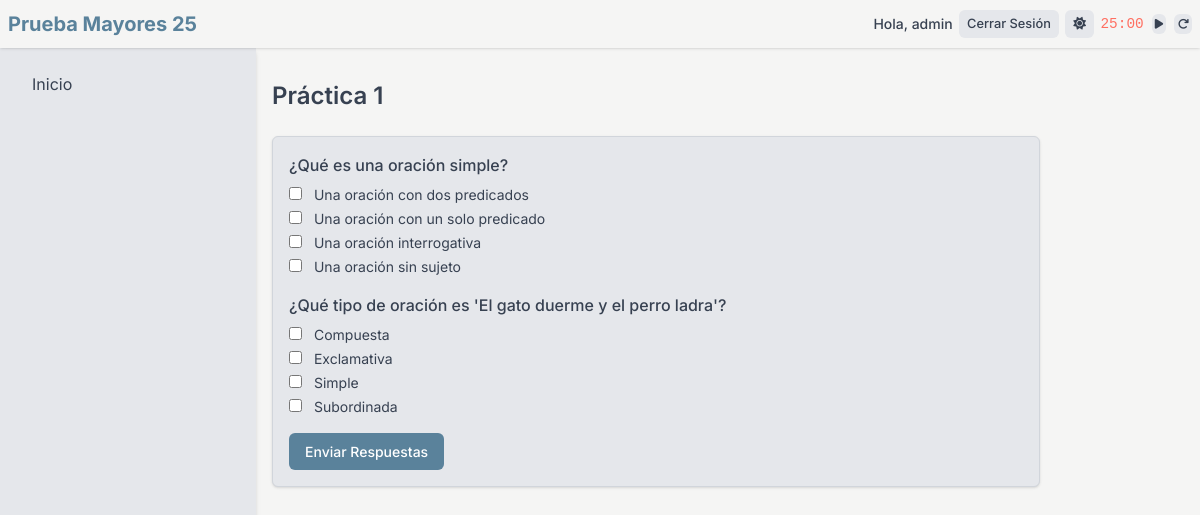
Screenshot of /examen/1 (signed in) with the database file from the repository.
### tables this page shows
CREATE TABLE usuarios (
                id INTEGER PRIMARY KEY AUTOINCREMENT,
                username TEXT NOT NULL UNIQUE,
                password TEXT NOT NULL
            );

CREATE TABLE examenes (
                id INTEGER PRIMARY KEY AUTOINCREMENT,
                asignatura_id INTEGER,
                nombre TEXT NOT NULL,
                UNIQUE(asignatura_id, nombre),
                FOREIGN KEY (asignatura_id) REFERENCES asignaturas(id)
            );

CREATE TABLE preguntas (
                id INTEGER PRIMARY KEY AUTOINCREMENT,
                examen_id INTEGER,
                texto TEXT NOT NULL,
                UNIQUE(examen_id, texto),
                FOREIGN KEY (examen_id) REFERENCES examenes(id)
            );

CREATE TABLE opciones (
                id INTEGER PRIMARY KEY AUTOINCREMENT,
                pregunta_id INTEGER,
                texto TEXT NOT NULL,
                es_correcta INTEGER NOT NULL DEFAULT 0,
                UNIQUE(pregunta_id, texto),
                FOREIGN KEY (pregunta_id) REFERENCES preguntas(id)
            );

### app.py (the view, shortened to what this page needs)
@app.route("/examen/<int:examen_id>", methods=["GET", "POST"])
@login_required
def mostrar_examen(examen_id):
    with closing(get_db_connection()) as conn:
        examen_row = conn.execute(
            "SELECT id, nombre, asignatura_id FROM examenes WHERE id = ?", (examen_id,)
        ).fetchone()
        if not examen_row:
            return redirect(url_for("index"))
        examen = dict(examen_row)
        preguntas = [
            dict(row)
            for row in conn.execute(
                "SELECT id, texto FROM preguntas WHERE examen_id = ?", (examen_id,)
            ).fetchall()
        ]
        for pregunta in preguntas:
            pregunta["opciones"] = [
                dict(row)
                for row in conn.execute(
                    "SELECT id, texto, es_correcta FROM opciones WHERE pregunta_id = ?",
                    (pregunta["id"],),
                ).fetchall()
            ]
        examen["preguntas"] = preguntas
        intentos = [
            dict(row)
            for row in conn.execute(
                """
                SELECT id, porcentaje_acierto, respuestas_correctas, respuestas_incorrectas,
                fecha FROM intentos_examen
                WHERE usuario_id = ? AND examen_id = ?
                ORDER BY fecha DESC
                """,
                (current_user.id, examen_id),
            ).fetchall()
        ]
        return render_template(
            "examen.html",
            examen=examen,
            intentos=fetch_intentos(examen_id),
            navbar_data=get_navbar_data(),
        )

### app.py (called while the page is built)
@login_manager.user_loader
def load_user(user_id):
    with closing(get_db_connection()) as conn:
        user = conn.execute(
            "SELECT id, username FROM usuarios WHERE id = ?", (user_id,)
        ).fetchone()
        return User(user["id"], user["username"]) if user else None

def get_navbar_data():
    return {
        "is_authenticated": current_user.is_authenticated,
        "username": current_user.username if current_user.is_authenticated else None,
        "dark_mode": session.get("dark_mode", False),
    }

def fetch_intentos(examen_id):
    with closing(get_db_connection()) as conn:
        intentos = [
            dict(row)
            for row in conn.execute(
                """
                SELECT id, porcentaje_acierto, respuestas_correctas, respuestas_incorrectas, fecha
                FROM intentos_examen
                WHERE usuario_id = ? AND examen_id = ?
                ORDER BY fecha DESC
                """,
                (current_user.id, examen_id),
            ).fetchall()
        ]
    return intentos

### init_db.py (called while the page is built)
def get_db_connection():
    db_path = os.path.join(current_app.root_path, "instance", "database.db")
    conn = sqlite3.connect(db_path, check_same_thread=False)
    conn.row_factory = sqlite3.Row
    return conn

### templates/examen.html (shortened to what this page needs)
<!DOCTYPE html>
<html lang="es" data-theme="{{ 'dark' if navbar_data.dark_mode else 'light' }}">
<head>
    <link rel="stylesheet" href="https://cdnjs.cloudflare.com/ajax/libs/font-awesome/6.5.1/css/all.min.css">
    <script src="https://cdn.tailwindcss.com"></script>
    <link rel="stylesheet" href="{{ url_for('static', filename='css/style.css') }}">
</head>
<body>
    {% include '_navbar.html' %}
    {% include '_sidebar.html' %}
    <main class="content">
        <h1 class="text-2xl font-semibold mb-6">{{ examen['nombre'] }}</h1>
        {% if resultado %}
        <div id="examen-resultados" class="card mb-6 max-w-3xl">
            <h2 class="text-lg font-semibold mb-3">Resultados</h2>
            <p class="text-sm mb-3">Porcentaje de acierto: {{ "%.2f"|format(porcentaje_acierto) }}%</p>
            {% for res in resultado %}
            <div class="mb-4">
                <p class="font-medium mb-1">{{ res['texto'] }}</p>
                <p class="text-sm mb-1">Aciertos: {{ res['aciertos'] }} de {{ res['total_correctas'] }}</p>
                <ul class="text-sm space-y-1">
                    {% for opcion in res['opciones'] %}
                    <li
                        class="{% if opcion['id'] in res['correctas'] and opcion['id'] in res['seleccionadas'] %}text-green-600 dark:text-green-400{% elif opcion['id'] in res['correctas'] %}text-blue-600 dark:text-blue-400{% elif opcion['id'] in res['seleccionadas'] %}text-red-600 dark:text-red-400{% endif %}">
                        {{ opcion['texto'] }}
                        {% if opcion['id'] in res['seleccionadas'] %}(Seleccionada){% endif %}
                        {% if opcion['id'] in res['correctas'] %}(Correcta){% endif %}
                    </li>
                    {% endfor %}
                </ul>
            </div>
            {% endfor %}
            <div class="flex space-x-4 mt-4">
                <button class="btn btn-primary export-examen-pdf"><i class="fas fa-file-pdf mr-2"></i> Exportar a
                    PDF</button>
                <a href="{{ url_for('mostrar_examen', examen_id=examen['id']) }}" class="btn btn-primary"><i
                        class="fas fa-redo mr-2"></i> Reintentar</a>
            </div>
        </div>
        {% else %}
        <form method="POST" id="examen-form" class="card max-w-3xl">
            {% for pregunta in examen['preguntas'] %}
            <div class="mb-4">
                <p class="font-medium mb-2">{{ pregunta['texto'] }}</p>
                {% for opcion in pregunta['opciones'] %}
                <label class="block text-sm mb-1">
                    <input type="checkbox" name="pregunta_{{ pregunta['id'] }}" value="{{ opcion['id'] }}" class="mr-2">
                    {{ opcion['texto'] }}
                </label>
                {% endfor %}
            </div>
            {% endfor %}
            <button type="submit" class="btn btn-primary">Enviar Respuestas</button>
        </form>
        {% endif %}
    </main>
</body>
</html>

### templates/_navbar.html (shortened to what this page needs)
<nav class="navbar">
    <div class="navbar-container">
        <a href="{{ url_for('index') }}" class="navbar-brand">Prueba Mayores 25</a>
        <div class="navbar-menu">
            {% if navbar_data.is_authenticated %}
            <span class="text-sm font-medium">Hola, {{ navbar_data.username }}</span>
            <a href="{{ url_for('logout') }}" class="navbar-btn navbar-btn-secondary">Cerrar Sesión</a>
            {% else %}
            <a href="{{ url_for('login') }}" class="navbar-btn navbar-btn-primary">Iniciar Sesión</a>
            <a href="{{ url_for('register') }}" class="navbar-btn navbar-btn-secondary">Registrarse</a>
            {% endif %}
            <form method="POST" action="{{ url_for('toggle_theme') }}">
                <button type="submit" class="navbar-btn navbar-btn-secondary" title="Cambiar tema">
                    <i class="fas fa-{{ 'moon' if navbar_data.dark_mode else 'sun' }}"></i>
                </button>
            </form>
            <div class="pomodoro-container flex items-center gap-2">
                <span id="pomodoroTime" class="font-mono text-sm">25:00</span>
                <button id="pomodoroToggle" class="navbar-btn navbar-btn-secondary p-1" title="Iniciar/Pausar">
                </button>
                <button id="pomodoroReset" class="navbar-btn navbar-btn-secondary p-1" title="Reiniciar">
                    <i class="fas fa-redo"></i>
                </button>
            </div>
        </div>
    </div>
</nav>

### static/css/style.css (style rules this page uses)
:root { --primary-bg: #f5f5f4; --primary-text: #374151; --secondary-bg: #e5e7eb; --accent: #5a829b; --accent-hover: #456e87; --border: #d1d5db; --shadow: rgba(0, 0, 0, 0.1); --work-color: #ff6f61; --rest-color: #4caf50; }
body { font-family: Inter, sans-serif; background-color: var(--primary-bg); color: var(--primary-text); transition: background-color 0.3s ease, color 0.3s ease; margin: 0; padding: 0; }
.navbar { position: fixed; top: 0; left: 0; width: 100%; z-index: 20; background-color: var(--primary-bg); box-shadow: 0 1px 3px 0 var(--shadow), 0 1px 2px -1px var(--shadow); padding: 0.5rem; min-height: 3rem; display: flex; align-items: center; box-sizing: border-box; }
.navbar-container { display: flex; align-items: center; justify-content: space-between; width: 100%; max-width: 80rem; margin: 0 auto; flex-wrap: nowrap; }
.navbar-brand { font-size: 1.25rem; font-weight: 700; color: var(--accent); white-space: nowrap; overflow: hidden; text-overflow: ellipsis; }
.navbar-menu { display: flex; align-items: center; gap: 0.4rem; flex-wrap: nowrap; overflow-x: auto; -webkit-overflow-scrolling: touch; scrollbar-width: none; }
.navbar-menu>* { margin-left: 0; }
.navbar-btn { padding: 0.3rem 0.5rem; border-radius: 0.375rem; font-weight: 500; font-size: 0.8rem; transition: background-color 0.2s ease-in-out, color 0.2s ease-in-out; white-space: nowrap; }
.navbar-btn-secondary { background-color: var(--secondary-bg); color: var(--primary-text); }
.content { padding-top: 5rem; padding-left: 1rem; padding-right: 1rem; min-height: 100vh; transition: margin-left 0.3s ease-in-out; box-sizing: border-box; }
@media (min-width: 769px) { .content { margin-left: 16rem; } }
.btn { padding: 0.5rem 1rem; border-radius: 0.375rem; font-weight: 500; font-size: 0.875rem; transition: background-color 0.2s ease-in-out, color 0.2s ease-in-out; cursor: pointer; border: none; }
.btn-primary { background-color: var(--accent); color: #fff; }
.card { background-color: var(--secondary-bg); padding: 1rem; border-radius: 0.375rem; box-shadow: 0 1px 3px 0 var(--shadow), 0 1px 2px -1px var(--shadow); border: 1px solid var(--border); }
.pomodoro-container { display: flex; align-items: center; gap: 0.4rem; }
#pomodoroTime { font-family: monospace; font-size: 0.9rem; color: inherit; min-width: 40px; transition: all 0.2s ease; }
#pomodoroTime.work { color: var(--work-color); }
#pomodoroToggle, #pomodoroReset { padding: 0.2rem !important; line-height: 1; transition: all 0.2s ease; }
#pomodoroToggle i, #pomodoroReset i { font-size: 0.7rem; }
p, li { line-height: 1.5 !important; }

### rows the page displays
usuarios: username "admin"
examenes: nombre "Práctica 1"
preguntas: texto "¿Qué es una oración simple?"
opciones: texto "Una oración con dos predicados"
opciones: texto "Una oración con un solo predicado"
opciones: texto "Una oración interrogativa"
opciones: texto "Una oración sin sujeto"
preguntas: texto "¿Qué tipo de oración es 'El gato duerme y el perro ladra'?"
opciones: texto "Compuesta"
opciones: texto "Exclamativa"
opciones: texto "Simple"
opciones: texto "Subordinada"
